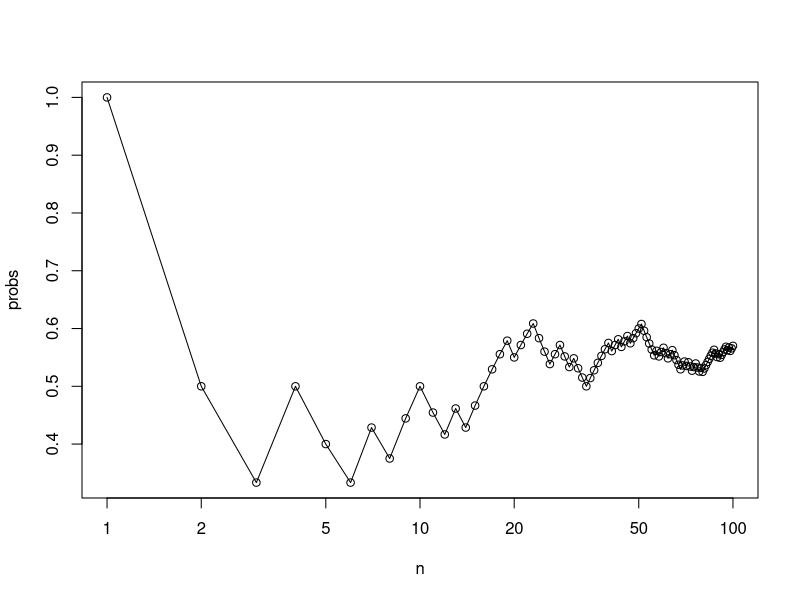
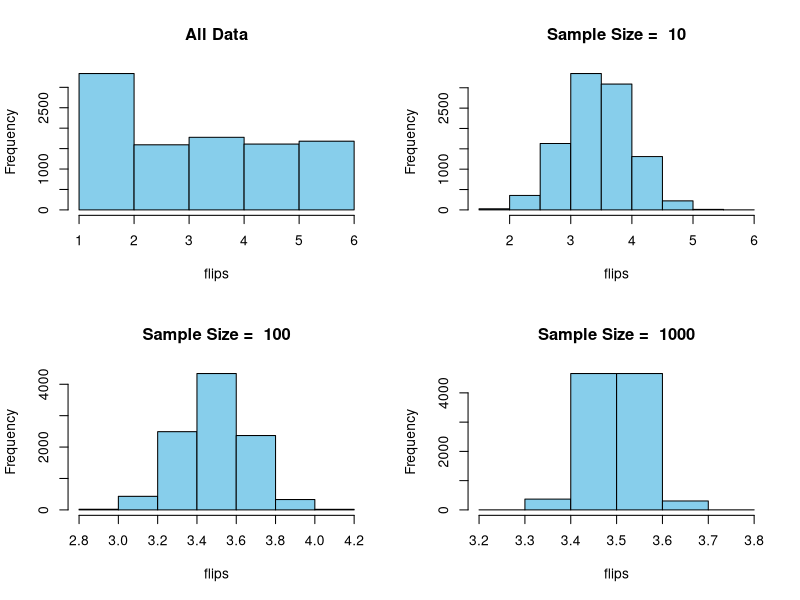

Here is the R script that generated these plots, in order: (Note: this script raises an error after producing the figures.)
##---- Sampling

N <- 100
flips <- sample(x=c(0,1), prob=c(.5, .5), size=N, replace=T)
cum <- cumsum(flips)
n <- 1:N
probs <- cum / n
plot(n, probs, type="o", log="x")

#----

##---- Sampling Distribution Simulation

samplingDist <- function(sampleSize, N) {
    flips <- NULL
    for (i in 1:N) {
        flips <- rbind(flips,mean(sample(x=seq(1, 6), prob=rep(1/6, 6), size=sampleSize, replace=T)))
    }
    hist(flips, breaks=6, col="skyblue", main=paste("Sample Size = ", sampleSize))

    cat("\n\n")
    cat("Sample Size: ", sampleSize)
    cat("\n", "Mean = ", mean(flips), "\n", "Std Dev =", sd(as.vector(flips)))
}

samplingDistributionSimu <- function () {
    N <- 10000
    flips <- sample(x=seq(1,6), prob=rep(1/6, 6), size=N, replace=T)

    par(mfrow=c(2,2))
    hist(flips, breaks=6, col="skyblue", main="All Data")
    cat("\n")
    cat("All Data")
    cat("\n", "Mean = ", mean(flips), "\n", "Std Dev =", sd(flips))

    samplingDist(10, N)
    samplingDist(100, N)
    samplingDist(1000, N)

    cat("\n\n")
    par(mfrow=c(1,1))
}
samplingDistributionSimu()

#----

#---- Confidence Interval Simulation

confidenceIntervalSimu <- function() {
    sampleSize <- 500
    popMean <- 100
    popStdDev <- 50
    reps <- 30
    zValue <- 1.96

    results <- c()
    for (i in 1:reps) {
        data <- rnorm(sampleSize, popMean, popStdDev)
        sampleMean <- mean(data)

        lower <- sampleMean - zValue*popStdDev/sqrt(sampleSize)
        higher <- sampleMean + zValue*popStdDev/sqrt(sampleSize)
        results <- rbind(results, c(round(sampleMean, digits=2),
                                    paste(round(lower, digits=2), round(higher, digits=2), sep=", "),
                                    popMean,
                                    popMean <= higher && popMean >= lower))
    }

    cat("\nPopulation Mean: ", popMean, "\nPopulation Std Dev: ", popStdDev,
        "\nSample Size: ", sampleSize, "\nReps: ", reps)

    cat("\nWithin CI: ", length(which(output[,4]==T))/reps * 100, "%")
    cat("\n")

    output <- matrix(results, reps, 4)
    colnames(output) <- c("Sample Mean", "Confidence Interval", "Pop Mean", "Within CI")
    rownames(output) <- rep("", reps)
    print(output, min.colwidth=20, page.width=100, prefix.width=0, quote=F)
}

confidenceIntervalSimu()
#----
